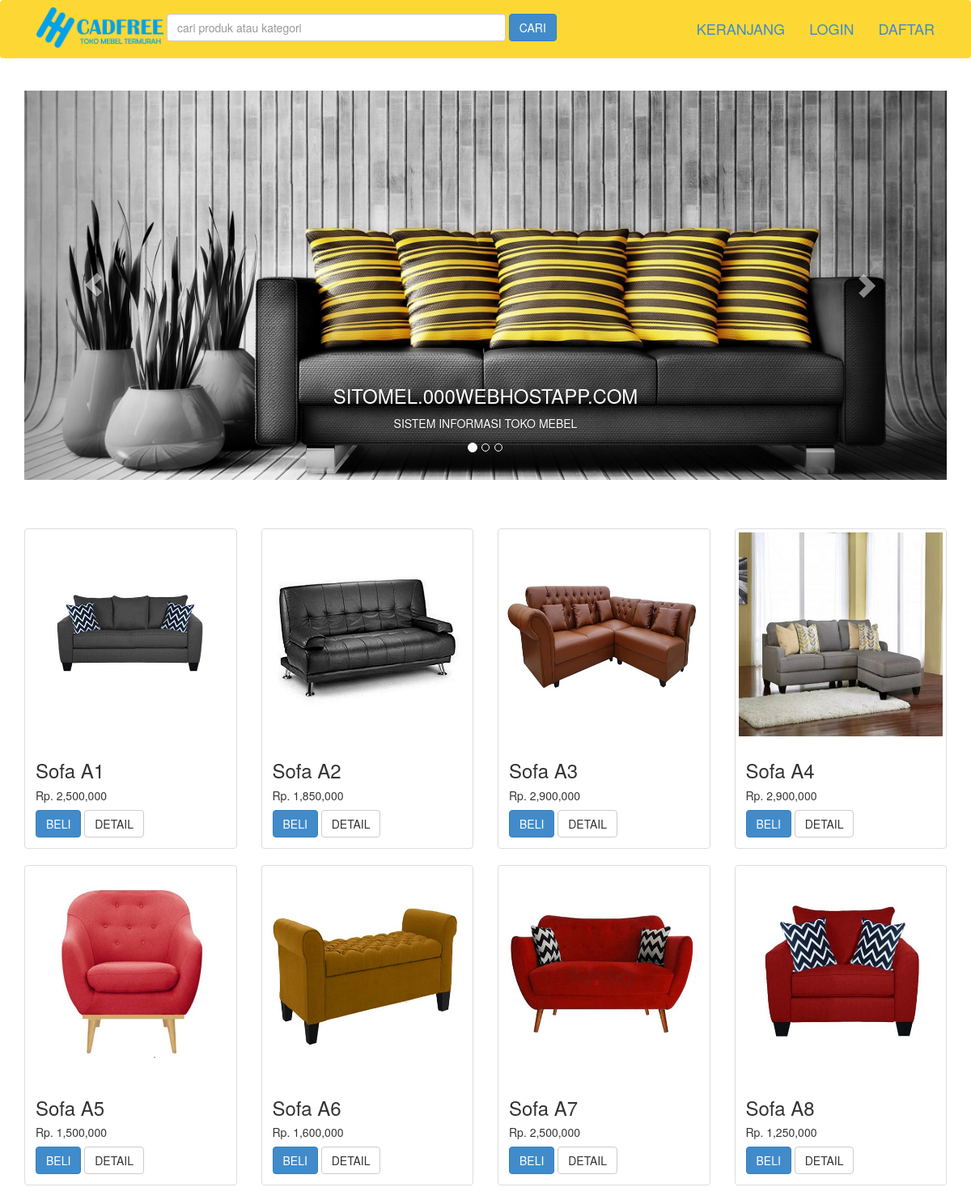
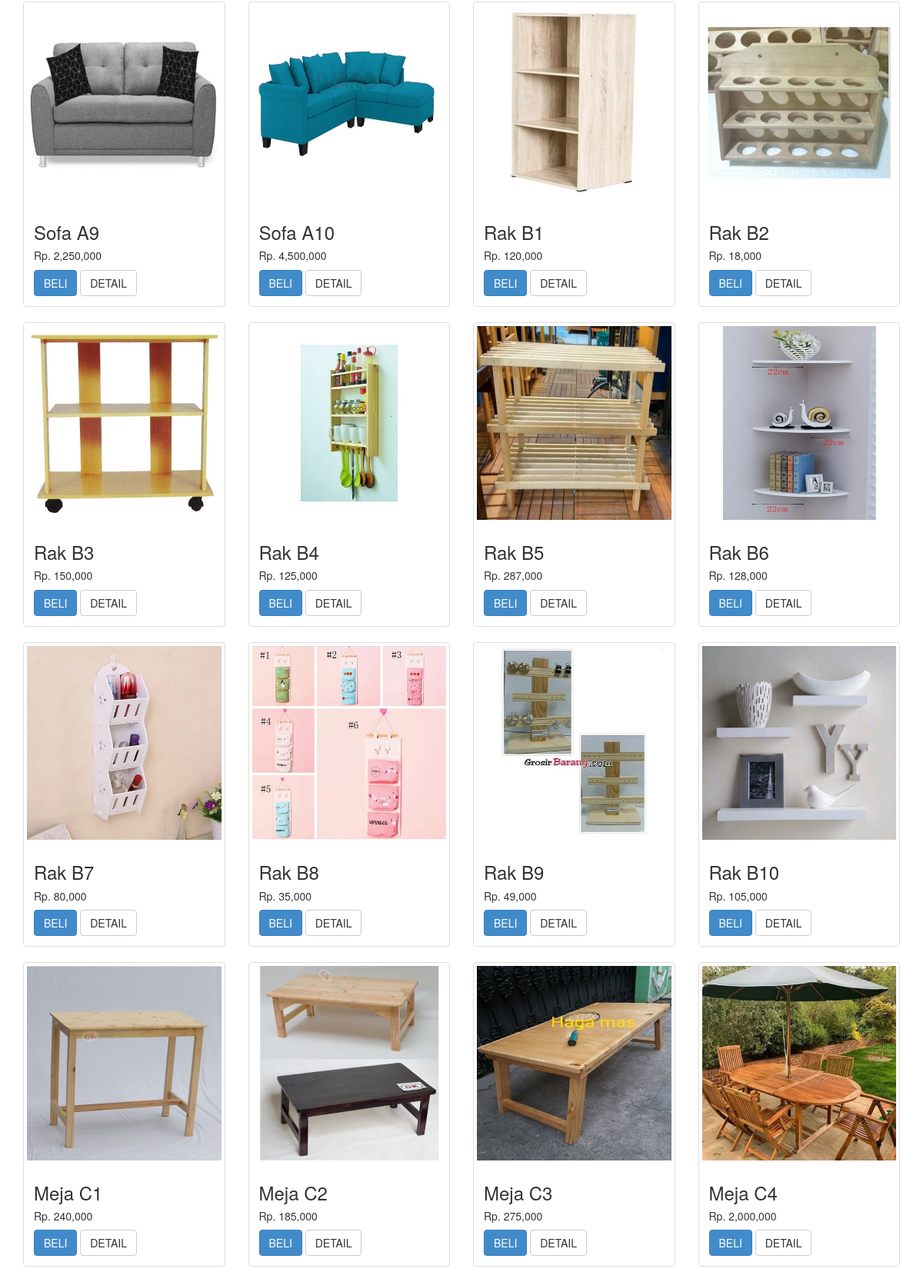
The page / (upper part) on the database its author committed (2 pictures, top to bottom).
### tables this page shows
CREATE TABLE `produk` (
  `id_produk` int(11) NOT NULL,
  `id_kategori` int(5) NOT NULL,
  `nama_produk` varchar(100) NOT NULL,
  `harga_produk` int(11) NOT NULL,
  `berat_produk` int(11) NOT NULL,
  `foto_produk` varchar(100) NOT NULL,
  `deskripsi_produk` text NOT NULL
);

### index.php (the view, shortened to what this page needs)
<?php
include 'koneksi.php';
 ?>
<!DOCTYPE html>
<html>
<head>
	<link rel="stylesheet" type="text/css" href="admin/assets/css/bootstrap.css">
</head>
<body>
<?php include 'menu.php'; ?>
 <div class="container">
	<br>
	<div class="col-md-20 col-md-offset-0">
		<div id="myCarousel" class="carousel slide" data-ride="carousel">
			<ol class="carousel-indicators">
				<li data-target="#myCarousel" data-slide-to="0" class="active"></li>
				<li data-target="#myCarousel" data-slide-to="1"></li>
				<li data-target="#myCarousel" data-slide-to="2"></li>
			</ol>
			<div class="carousel-inner" role="listbox">
				<div class="item active">
					<img src="a2.jpg" alt="sitomel.000webhostapp.com" width="90000px;">
					<div class="carousel-caption">
						<h3>SITOMEL.000WEBHOSTAPP.COM</h3>
						<p>SISTEM INFORMASI TOKO MEBEL</p>
					</div>
				</div>
			</div>
			<a class="left carousel-control" href="#myCarousel" role="button" data-slide="prev">
				<span class="glyphicon glyphicon-chevron-left" aria-hidden="true"></span>
			</a>
			<a class="right carousel-control" href="#myCarousel" role="button" data-slide="next">
				<span class="glyphicon glyphicon-chevron-right" aria-hidden="true"></span>
			</a>
		</div>
	</div>
   </div>
<br><br>
    <div class="container">
		<div class="row">
			<?php $ambil = $koneksi->query("SELECT * FROM produk"); ?>
			<?php while ($perproduk = $ambil-> fetch_assoc()) {?>
			<div class="col-md-3">
				<div class="thumbnail">
					<img class="img-responsive" width="300" src="foto_produk/<?php echo $perproduk['foto_produk']; ?>" alt="">
					<div class="caption">
						<h3><?php echo $perproduk['nama_produk']; ?></h3>
						<h5>Rp. <?php echo number_format($perproduk['harga_produk']); ?></h5>
						<a href="beli.php?id=<?php echo $perproduk['id_produk']; ?>" class="btn btn-primary">BELI</a>
						<a href="detail.php?id=<?php echo $perproduk['id_produk']; ?>" class="btn btn-default">DETAIL</a>
					</div>
				</div>
			</div>
			<?php }?>
		</div>
	</div>
</body><br><br><br>
</html>

### menu.php
<nav class="navbar navbar-yellow" style="background-color: #FDD835;">
	<div class="container" >
	<ul class="nav navbar-nav navbar-right" >
		<li><a href="keranjang.php"><h4>KERANJANG</h4></a></li>
		<?php if (isset($_SESSION["pelanggan"])): ?>
		<li><a href="riwayat.php"><h4>RIWAYAT BELANJA</h4></a></li>
		<li><a href="logout.php"><h4>LOGOUT</h4></a></li>
		<?php else: ?>
		<li><a href="login.php"><h4>LOGIN</h4></a></li>
		<li><a href="daftar.php"><h4>DAFTAR</h4></a></li>
		<?php endif ?>
	</ul>
	<form action="pencarian.php" class="navbar-form navbar-left"  >
	    <a href="index.php"><img src="2fix.png" height="50">  </a>
		<input type="text" class="form-control" name="keyword" size="50" margin-left="70" placeholder="cari produk atau kategori">
		<button class="btn btn-primary">CARI</button>
	</form>
	</div>
</nav>

### rows shown on the page
produk: foto_produk (picture), nama_produk "Sofa A1", harga_produk "2,500,000"
produk: foto_produk (picture), nama_produk "Sofa A2", harga_produk "1,850,000"
produk: foto_produk (picture), nama_produk "Sofa A3", harga_produk "2,900,000"
produk: foto_produk (picture), nama_produk "Sofa A4", harga_produk "2,900,000"
produk: foto_produk (picture), nama_produk "Sofa A5", harga_produk "1,500,000"
produk: foto_produk (picture), nama_produk "Sofa A6", harga_produk "1,600,000"
produk: foto_produk (picture), nama_produk "Sofa A7", harga_produk "2,500,000"
produk: foto_produk (picture), nama_produk "Sofa A8", harga_produk "1,250,000"
produk: foto_produk (picture), nama_produk "Sofa A9", harga_produk "2,250,000"
produk: foto_produk (picture), nama_produk "Sofa A10", harga_produk "4,500,000"
produk: foto_produk (picture), nama_produk "Rak B1", harga_produk "120,000"
produk: foto_produk (picture), nama_produk "Rak B2", harga_produk "18,000"
produk: foto_produk (picture), nama_produk "Rak B3", harga_produk "150,000"
produk: foto_produk (picture), nama_produk "Rak B4", harga_produk "125,000"
produk: foto_produk (picture), nama_produk "Rak B5", harga_produk "287,000"
produk: foto_produk (picture), nama_produk "Rak B6", harga_produk "128,000"
produk: foto_produk (picture), nama_produk "Rak B7", harga_produk "80,000"
produk: foto_produk (picture), nama_produk "Rak B8", harga_produk "35,000"
produk: foto_produk (picture), nama_produk "Rak B9", harga_produk "49,000"
produk: foto_produk (picture), nama_produk "Rak B10", harga_produk "105,000"
produk: foto_produk (picture), nama_produk "Meja C1", harga_produk "240,000"
produk: foto_produk (picture), nama_produk "Meja C2", harga_produk "185,000"
produk: foto_produk (picture), nama_produk "Meja C3", harga_produk "275,000"
produk: foto_produk (picture), nama_produk "Meja C4", harga_produk "2,000,000"
